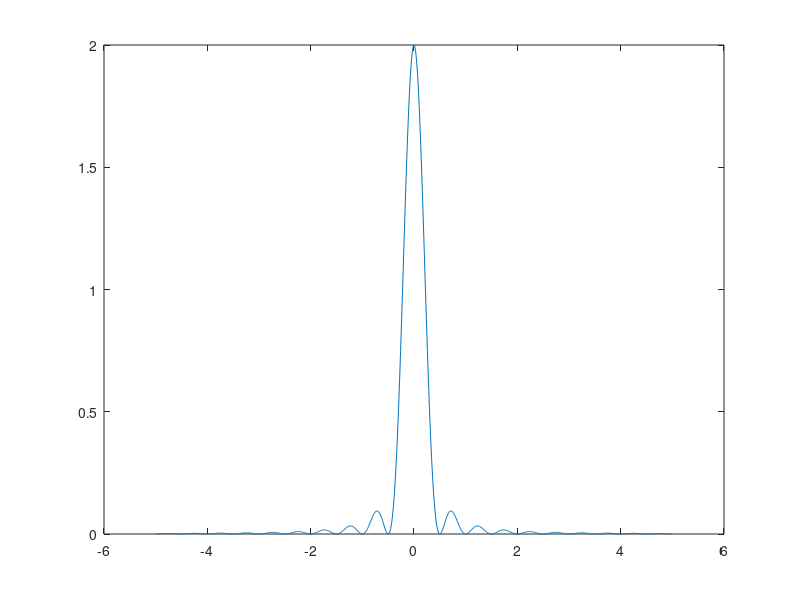

The MATLAB script that drew this image:
% MATLAB script for Illustrative Problem 2, Chapter 6.
echo on
T=1;
delta_f=1/(100*T);		
f=-5/T:delta_f:5/T;
Sv=2*(cos(pi*f*T).*sinc(f*T)).^2;
% plotting command follows
plot(f,Sv);